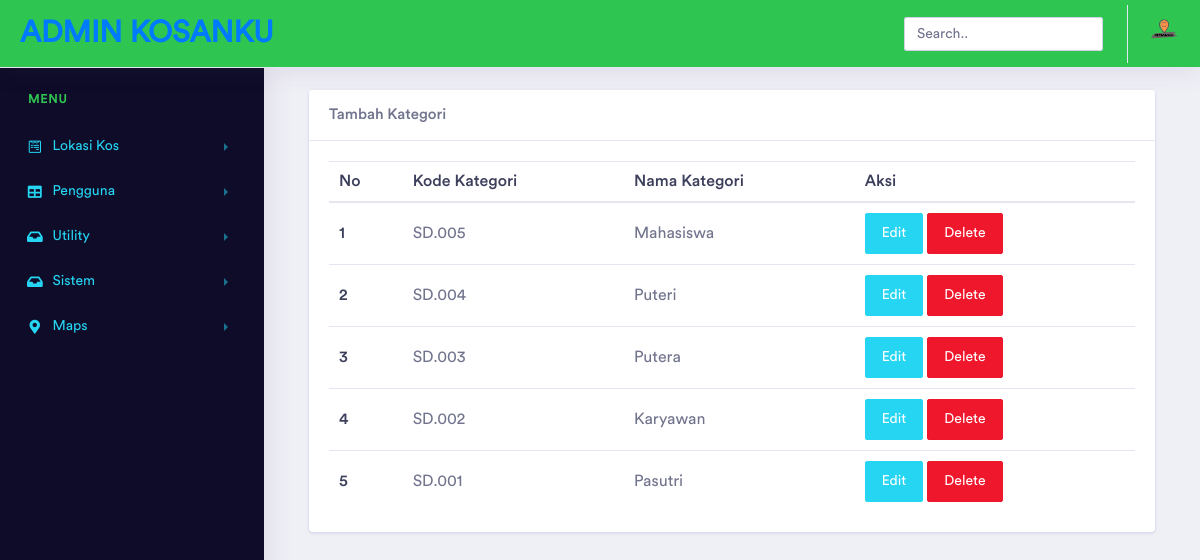
The app's page /pages/media.php?module=kategori (signed in) with its own data.
### tables this page shows
CREATE TABLE `kategori` (
  `id_kategori` varchar(15) NOT NULL,
  `nama_kategori` varchar(35) NOT NULL,
  `ket_nilai` int(3) NOT NULL
);

### pages/modul/mod_kategori/kategori.php (the view, shortened to what this page needs)
<?php
$aksi="modul/mod_kategori/aksi_kategori.php";
switch($_GET[act]){
  default:
  echo "					<div class='col-xl-16 col-lg-16 col-md-12 col-sm-12 col-12'>
                            <div class='card'>
                                <h5 class='card-header'><a href='?module=kategori&act=tambahkategori'>Tambah Kategori</a></h5>
                                <div class='card-body'>
                                    <div class='table-responsive '>
                                        <table class='table'>
                                            <thead>
                                                <tr>
                                                    <th scope='col'>No</th>
													<th scope='col'>Kode Kategori</th>
                                                    <th scope='col'>Nama Kategori</th>
													<th scope='col'>Aksi</th>
                                                </tr>
                                            </thead>
                                            <tbody>";
											$tampil=mysql_query("SELECT * FROM kategori ORDER BY id_kategori DESC");
    $no=1;
    while ($r=mysql_fetch_array($tampil)){
                                                echo"<tr>
                                                    <th scope='row'>$no</th>
													<td>$r[id_kategori]</td>
                                                    <td>$r[nama_kategori]</td>
													<td> <a class='btn btn-info' href='?module=kategori&act=editkategori&id=$r[id_kategori]'>
										<i class='icon-edit icon-white'></i>
										Edit
									</a>";?>
									<a class='btn btn-danger' href="javascript:confirmHold('<?=$aksi?>?module=kategori&act=hapus&id=<?=$r[id_kategori]?>')">
										Delete
                                    <?php echo"
									</a></td>
                                                </tr>";
												$no++;
	}
                                            echo"</tbody>
                                        </table>
                                    </div>
                                </div>
                            </div>
                        </div>";
    break;
  }
?>

### records on screen
kategori: id_kategori "SD.005", nama_kategori "Mahasiswa"
kategori: id_kategori "SD.004", nama_kategori "Puteri"
kategori: id_kategori "SD.003", nama_kategori "Putera"
kategori: id_kategori "SD.002", nama_kategori "Karyawan"
kategori: id_kategori "SD.001", nama_kategori "Pasutri"
